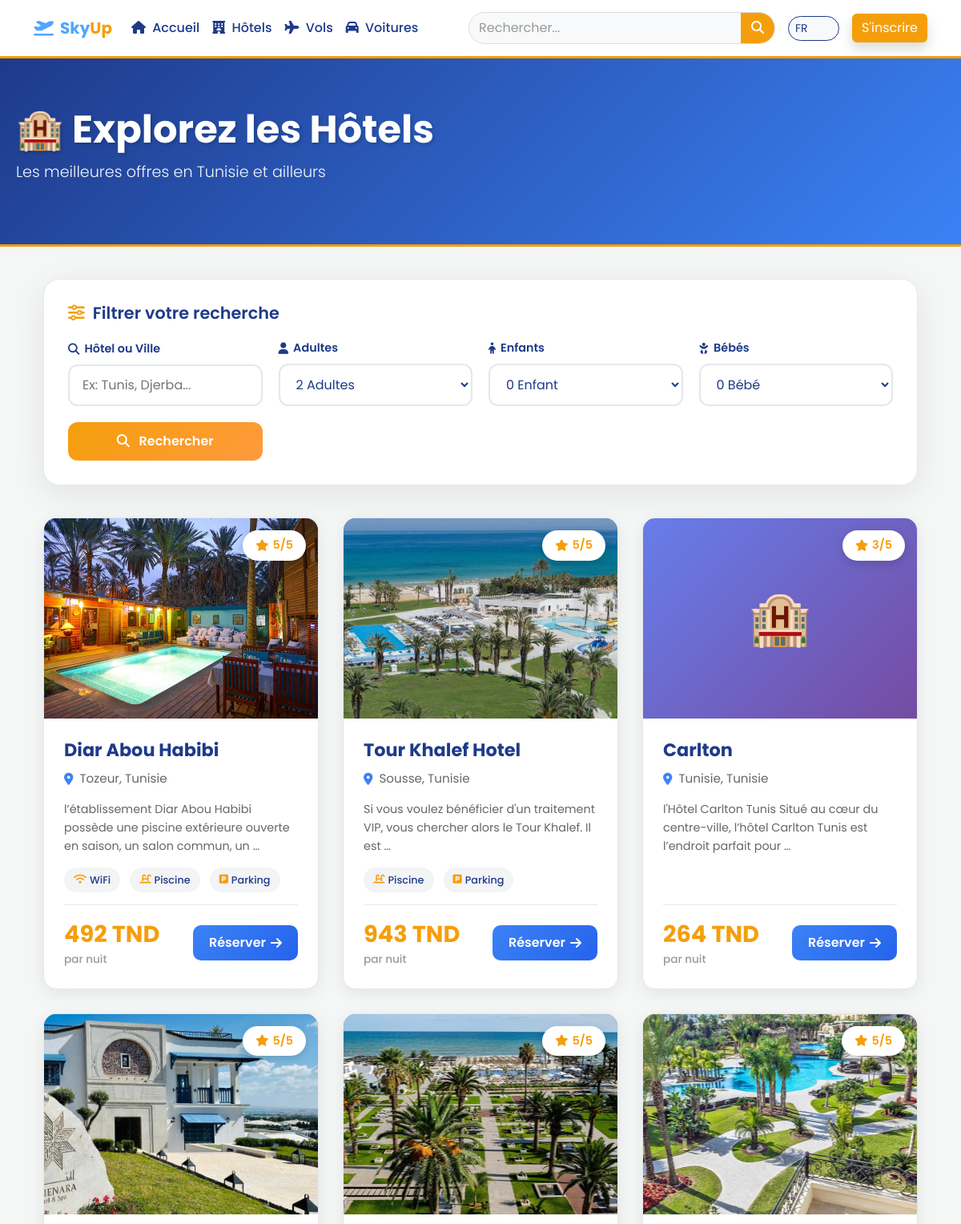
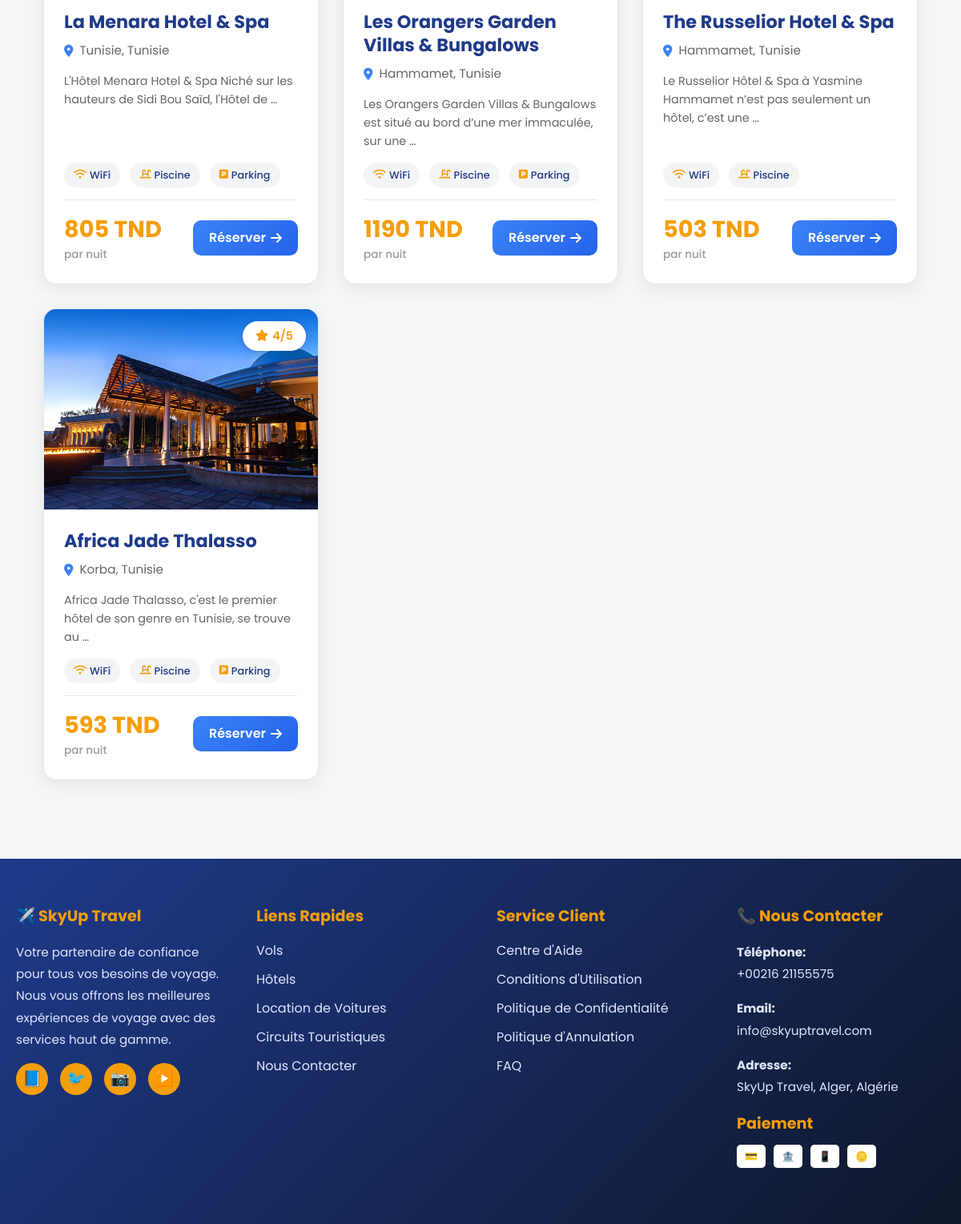
The app's page /fr/hotels/ with its own data (2 pictures, top to bottom).
### hotels/models.py (models this page shows, shortened)
class Hotel(models.Model):
    name = models.CharField(max_length=200, verbose_name="Nom de l'hôtel")
    city = models.CharField(max_length=100, verbose_name="Ville")
    country = models.CharField(max_length=100, default="Tunisie", verbose_name="Pays")
    address = models.TextField(verbose_name="Adresse exacte")
    price_per_night = models.DecimalField(
        max_digits=10,
        decimal_places=3,
        verbose_name="Prix par nuit (TND)"
    )
    description = models.TextField(blank=True, verbose_name="Description détaillée")
    stars = models.IntegerField(
        validators=[MinValueValidator(1), MaxValueValidator(5)],
        default=3,
        verbose_name="Nombre d'étoiles"
    )
    image = models.ImageField(
        upload_to='hotels/',
        null=True,
        blank=True,
        verbose_name="Image de couverture"
    )
    has_wifi = models.BooleanField(default=True, verbose_name="Accès WiFi")
    has_pool = models.BooleanField(default=True, verbose_name="Piscine")
    has_parking = models.BooleanField(default=True, verbose_name="Parking gratuit")
    created_at = models.DateTimeField(auto_now_add=True, verbose_name="Date d'ajout")
    class Meta:
        verbose_name = "Hôtel"
        verbose_name_plural = "Hôtels"
        ordering = ['-created_at']

### hotels/views.py (the view, shortened to what this page needs)
# urls.py: path('', views.hotel_list, name='hotel_list'),
def hotel_list(request):
    query = request.GET.get('q', '')
    adults = request.GET.get('adults')
    children = request.GET.get('children')
    babies = request.GET.get('babies')
    hotels = Hotel.objects.all()
    if query:
        hotels = hotels.filter(
            Q(name__icontains=query) |
            Q(city__icontains=query) |
            Q(country__icontains=query)
        )
    return render(request, 'hotels/hotel_list.html', {
        'hotels': hotels,
        'query': query,
        'adults': adults,
        'children': children,
        'babies': babies
    })

### hotels/templates/hotels/hotel_list.html (shortened to what this page needs)
{% extends 'base.html' %}
{% load i18n %}
{% block content %}
<div class="hotels-header">
    <div class="header-content">
        <h1 class="header-title">
            🏨 {% trans "Explorez les Hôtels" %}
        </h1>
        <p class="header-subtitle">
            {% trans "Les meilleures offres en Tunisie et ailleurs" %}
        </p>
    </div>
</div>
<div class="container">
    <div class="filter-section">
        <h3 class="filter-title">
            <i class="fas fa-sliders-h"></i>
            {% trans "Filtrer votre recherche" %}
        </h3>
        <form method="GET" action="{% url 'hotel_list' %}" class="filter-form">
            <div class="filter-group">
                <label for="search">
                    <i class="fas fa-search"></i>
                    {% trans "Hôtel ou Ville" %}
                </label>
                <input type="text" id="search" name="q"
                       placeholder="{% trans 'Ex: Tunis, Djerba...' %}"
                       value="{{ request.GET.q }}">
            </div>
            <div class="filter-group">
                <label for="adults">
                    <i class="fas fa-user"></i>
                    {% trans "Adultes" %}
                </label>
                <select id="adults" name="adults">
                    <option value="2" {% if not request.GET.adults or request.GET.adults == '2' %}selected{% endif %}>2 {% trans "Adultes" %}</option>
                </select>
            </div>
            <div class="filter-group">
                <label for="children">
                    <i class="fas fa-child"></i>
                    {% trans "Enfants" %}
                </label>
                <select id="children" name="children">
                    <option value="0" {% if request.GET.children == '0' %}selected{% endif %}>0 {% trans "Enfant" %}</option>
                </select>
            </div>
            <div class="filter-group">
                <label for="babies">
                    <i class="fas fa-baby"></i>
                    {% trans "Bébés" %}
                </label>
                <select id="babies" name="babies">
                    <option value="0" {% if request.GET.babies == '0' %}selected{% endif %}>0 {% trans "Bébé" %}</option>
                </select>
            </div>
            <button type="submit" class="search-btn">
                <i class="fas fa-search me-2"></i> {% trans "Rechercher" %}
            </button>
        </form>
    </div>
    <div class="hotels-grid">
        {% for hotel in hotels %}
        <div class="hotel-card">
            <div class="hotel-image-container">
                {% if hotel.image %}
                    <img src="{{ hotel.image.url }}" alt="{{ hotel.name }}">
                {% else %}
                    <div class="hotel-image-placeholder">🏨</div>
                {% endif %}
                <div class="hotel-badge">
                    <i class="fas fa-star"></i>
                    {{ hotel.stars }}/5
                </div>
            </div>
            <div class="hotel-content">
                <h3 class="hotel-name">{{ hotel.name }}</h3>
                <div class="hotel-location">
                    <i class="fas fa-map-marker-alt"></i>
                    <span>{{ hotel.city }}, {{ hotel.country }}</span>
                </div>
                <p class="hotel-description">
                    {{ hotel.description|truncatewords:15 }}
                </p>
                <div class="hotel-amenities">
                    {% if hotel.has_wifi %}
                        <div class="amenity-badge">
                            <i class="fas fa-wifi"></i>
                            WiFi
                        </div>
                    {% endif %}
                    {% if hotel.has_pool %}
                        <div class="amenity-badge">
                            <i class="fas fa-swimming-pool"></i>
                            {% trans "Piscine" %}
                        </div>
                    {% endif %}
                    {% if hotel.has_parking %}
                        <div class="amenity-badge">
                            <i class="fas fa-parking"></i>
                            {% trans "Parking" %}
                        </div>
                    {% endif %}
                </div>
                <div class="hotel-footer">
                    <div class="hotel-price">
                        <span class="price-amount">{{ hotel.price_per_night|floatformat:0 }} TND</span>
                        <span class="price-label">{% trans "par nuit" %}</span>
                    </div>
                    <a href="{% url 'hotel_detail' hotel.pk %}" class="hotel-btn">
                        {% trans "Réserver" %}
                        <i class="fas fa-arrow-right"></i>
                    </a>
                </div>
            </div>
        </div>
        {% endfor %}
    </div>
</div>
{% endblock %}

### hotels/templates/hotels/hotel_list.html (style rules this page uses)
.hotels-header { background: linear-gradient(135deg, #1E3A8A 0%, #3B82F6 100%); color: white; padding: 60px 20px; width: 100vw; margin-left: calc(-50vw + 50%); margin-top: -24px; margin-bottom: 40px; border-bottom: 3px solid #F59E0B; }
.header-content { max-width: 1200px; margin: 0 auto; }
.header-title { font-size: 3rem; font-weight: 700; margin-bottom: 10px; text-shadow: 2px 2px 4px rgba(0, 0, 0, 0.2); }
.header-subtitle { font-size: 1.2rem; opacity: 0.95; font-weight: 300; }
.filter-section { background: white; padding: 30px; border-radius: 20px; box-shadow: 0 10px 40px rgba(0, 0, 0, 0.08); margin-bottom: 40px; border: 1px solid #E5E7EB; }
.filter-title { font-size: 1.3rem; font-weight: 600; color: #1E3A8A; margin-bottom: 20px; display: flex; align-items: center; gap: 10px; }
.filter-title i { color: #F59E0B; }
.filter-form { display: grid; grid-template-columns: repeat(auto-fit, minmax(200px, 1fr)); gap: 20px; align-items: flex-end; }
.filter-group { display: flex; flex-direction: column; }
.filter-group label { font-size: 0.9rem; font-weight: 600; color: #1E3A8A; margin-bottom: 8px; display: flex; align-items: center; gap: 6px; }
.filter-group input, .filter-group select { padding: 12px 16px; border: 2px solid #E5E7EB; border-radius: 12px; font-size: 1rem; transition: all 0.3s ease; background: white; color: #1E3A8A; }
.search-btn { background: linear-gradient(135deg, #F59E0B 0%, #ff9a3d 100%); color: white; border: none; padding: 12px 30px; border-radius: 12px; font-weight: 600; cursor: pointer; transition: all 0.3s ease; width: 100%; font-size: 1rem; }
.hotels-grid { display: grid; grid-template-columns: repeat(auto-fill, minmax(320px, 1fr)); gap: 30px; margin-bottom: 50px; }
.hotel-card { background: white; border-radius: 16px; overflow: hidden; box-shadow: 0 5px 20px rgba(0, 0, 0, 0.08); transition: all 0.4s cubic-bezier(0.25, 0.8, 0.25, 1); border: 1px solid #E5E7EB; display: flex; flex-direction: column; height: 100%; }
.hotel-image-container { position: relative; width: 100%; height: 250px; overflow: hidden; background: linear-gradient(135deg, #667eea 0%, #764ba2 100%); }
.hotel-image-container img { width: 100%; height: 100%; object-fit: cover; transition: transform 0.4s ease; }
.hotel-image-placeholder { width: 100%; height: 100%; display: flex; align-items: center; justify-content: center; color: white; font-size: 4rem; }
.hotel-badge { position: absolute; top: 15px; right: 15px; background: white; color: #F59E0B; padding: 8px 16px; border-radius: 25px; font-weight: 600; font-size: 0.9rem; box-shadow: 0 4px 12px rgba(0, 0, 0, 0.15); display: flex; align-items: center; gap: 5px; }
.hotel-content { padding: 25px; flex-grow: 1; display: flex; flex-direction: column; }
.hotel-name { font-size: 1.4rem; font-weight: 700; color: #1E3A8A; margin-bottom: 10px; line-height: 1.3; }
.hotel-location { display: flex; align-items: center; gap: 8px; color: #666; font-size: 0.95rem; margin-bottom: 15px; }
.hotel-location i { color: #3B82F6; }
.hotel-description { color: #666; font-size: 0.9rem; line-height: 1.6; margin-bottom: 15px; flex-grow: 1; }
.hotel-amenities { display: flex; gap: 12px; margin-bottom: 15px; flex-wrap: wrap; padding-bottom: 15px; border-bottom: 1px solid #E5E7EB; }
.amenity-badge { background: #F3F4F6; color: #1E3A8A; padding: 6px 12px; border-radius: 20px; font-size: 0.8rem; font-weight: 500; display: flex; align-items: center; gap: 4px; }
.amenity-badge i { color: #F59E0B; }
.hotel-footer { display: flex; justify-content: space-between; align-items: center; gap: 15px; }
.hotel-price { display: flex; flex-direction: column; align-items: flex-start; }
.price-amount { font-size: 1.8rem; font-weight: 700; color: #F59E0B; }
.price-label { font-size: 0.85rem; color: #999; font-weight: 500; }
.hotel-btn { background: linear-gradient(135deg, #3B82F6 0%, #2563EB 100%); color: white; border: none; padding: 10px 20px; border-radius: 10px; font-weight: 600; cursor: pointer; transition: all 0.3s ease; text-decoration: none; display: inline-flex; align-items: center; gap: 6px; white-space: nowrap; }

### records on screen
Hotel: image (picture), stars "5", name "Diar Abou Habibi", city "Tozeur", country "Tunisie", description "l’établissement Diar Abou Habibi possède une piscine extérieure ouverte en saison, un salon commun, un …", has_wifi True (drawn), price_per_night "492"
Hotel: image (picture), stars "5", name "Tour Khalef Hotel", city "Sousse", country "Tunisie", description "Si vous voulez bénéficier d'un traitement VIP, vous chercher alors le Tour Khalef. Il est …", price_per_night "943"
Hotel: stars "3", name "Carlton", city "Tunisie", country "Tunisie", description "l'Hôtel Carlton Tunis Situé au cœur du centre-ville, l’hôtel Carlton Tunis est l’endroit parfait pour …", price_per_night "264"
Hotel: image (picture), stars "5", name "La Menara Hotel & Spa", city "Tunisie", country "Tunisie", description "L'Hôtel Menara Hotel & Spa Niché sur les hauteurs de Sidi Bou Saïd, l'Hôtel de …", has_wifi True (drawn), price_per_night "805"
Hotel: image (picture), stars "5", name "Les Orangers Garden Villas & Bungalows", city "Hammamet", country "Tunisie", description "Les Orangers Garden Villas & Bungalows est situé au bord d’une mer immaculée, sur une …", has_wifi True (drawn), price_per_night "1190"
Hotel: image (picture), stars "5", name "The Russelior Hotel & Spa", city "Hammamet", country "Tunisie", description "Le Russelior Hôtel & Spa à Yasmine Hammamet n’est pas seulement un hôtel, c’est une …", has_wifi True (drawn), price_per_night "503"
Hotel: image (picture), stars "4", name "Africa Jade Thalasso", city "Korba", country "Tunisie", description "Africa Jade Thalasso, c'est le premier hôtel de son genre en Tunisie, se trouve au …", has_wifi True (drawn), price_per_night "593"

### other values on screen
form field language "FR"
